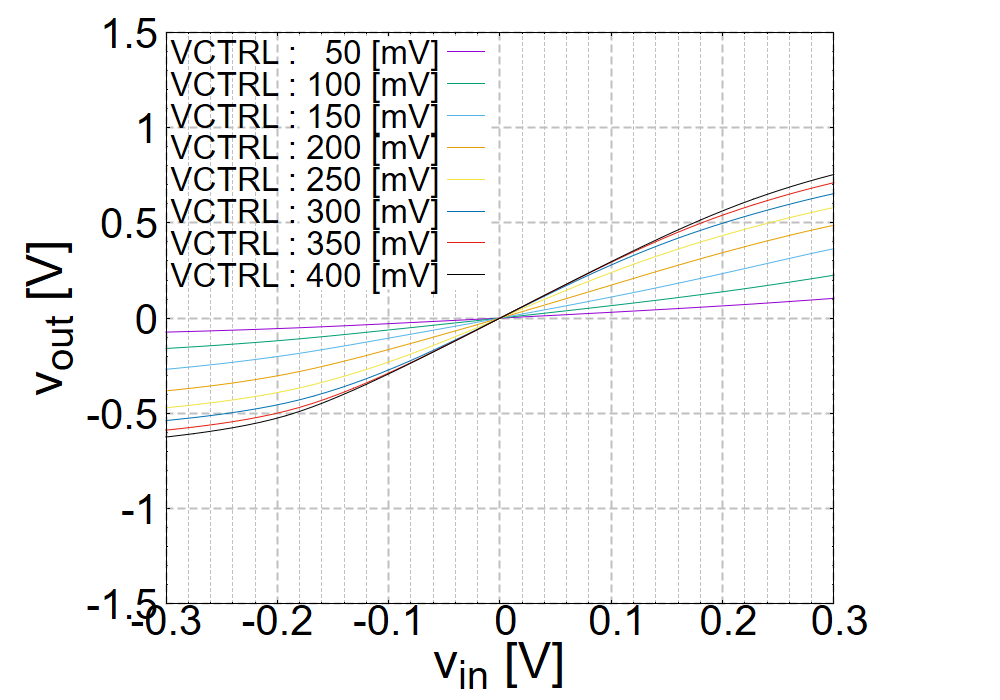

Write gnuplot code to recreate this figure.
set datafile separator ","
#set multiplot

set grid xtics mxtics ytics linewidth 2, linewidth 1, linewidth 1
set tics font "Arial,30"
set xlabel "v_{in} [V]" font "Arial,30" offset 0,-1
set ylabel "v_{out} [V]" font "Arial,30" offset -8,0
#set y2label "g_{m} [uS]" font "Arial,30" offset 8,0
set key font"Arial,20"
set key top left spacing 2 offset 15,0
set terminal windows size 1000,700
set lmargin 20
set rmargin 20
set bmargin 6
set tmargin 2
set tics font "Arial,25"
#set xtics 1 offset -3, -1
set ytics
#set y2tics 150
set mxtics 5
set mytics 5
set grid xtics mxtics ytics linewidth 2, linewidth 1, linewidth 1

set xrange [-0.3 : 0.3]
set yrange [-1.5 : 1.5]
#set y2range [0 : 750]

y_scale = 1e0

input = "prev_dc.vcsv"

plot   input skip 6 using 1  : ($2)  * y_scale with lines title sprintf("VCTRL :   %d [mV]", 50)
replot input skip 6 using 3  : ($4)  * y_scale with lines title sprintf("VCTRL : %d [mV]", 100 )
replot input skip 6 using 5  : ($6)  * y_scale with lines title sprintf("VCTRL : %d [mV]", 150 )
replot input skip 6 using 7  : ($8)  * y_scale with lines title sprintf("VCTRL : %d [mV]", 200 )
replot input skip 6 using 9  : ($10) * y_scale with lines title sprintf("VCTRL : %d [mV]", 250 )
replot input skip 6 using 11 : ($12) * y_scale with lines title sprintf("VCTRL : %d [mV]", 300 )
replot input skip 6 using 13 : ($14) * y_scale with lines title sprintf("VCTRL : %d [mV]", 350 )
replot input skip 6 using 15 : ($16) * y_scale with lines title sprintf("VCTRL : %d [mV]", 400 )

pause -1
